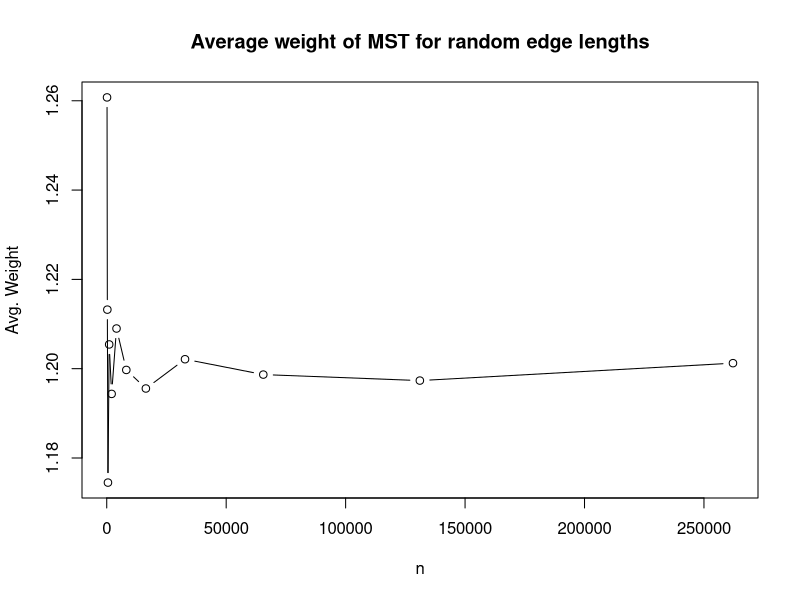
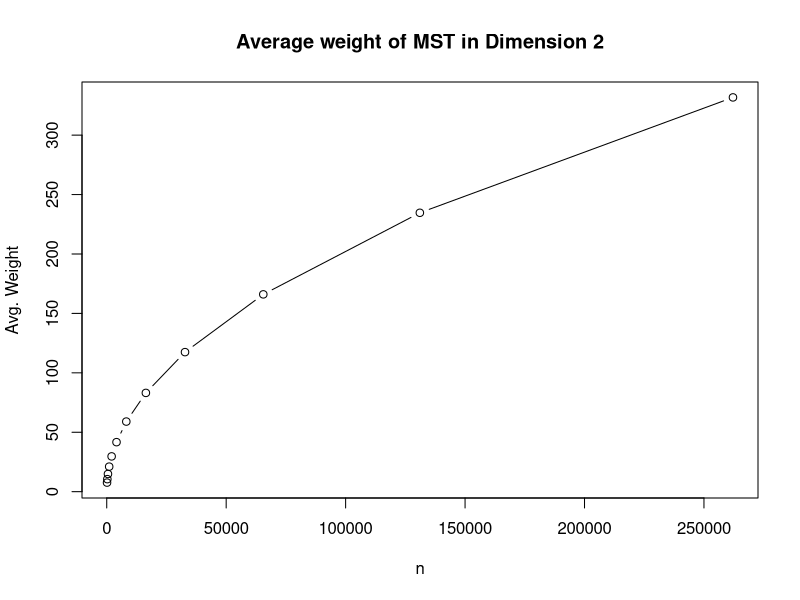
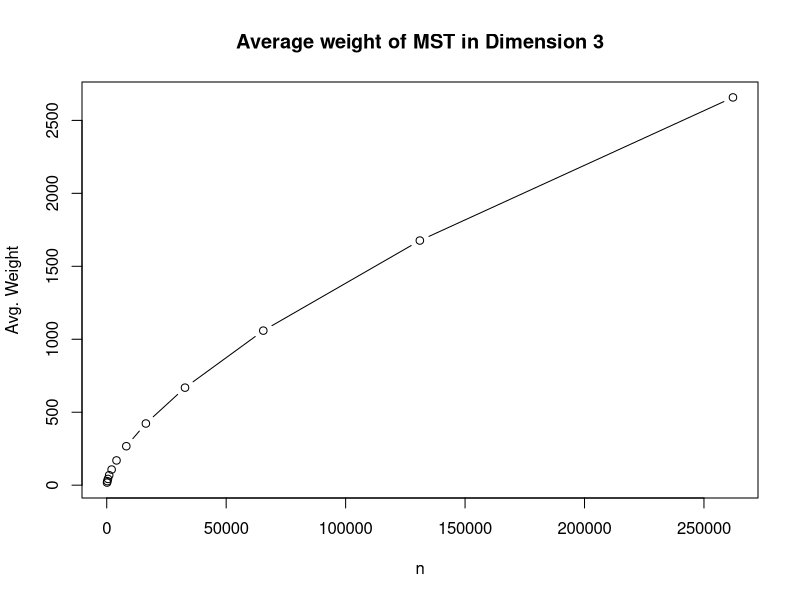
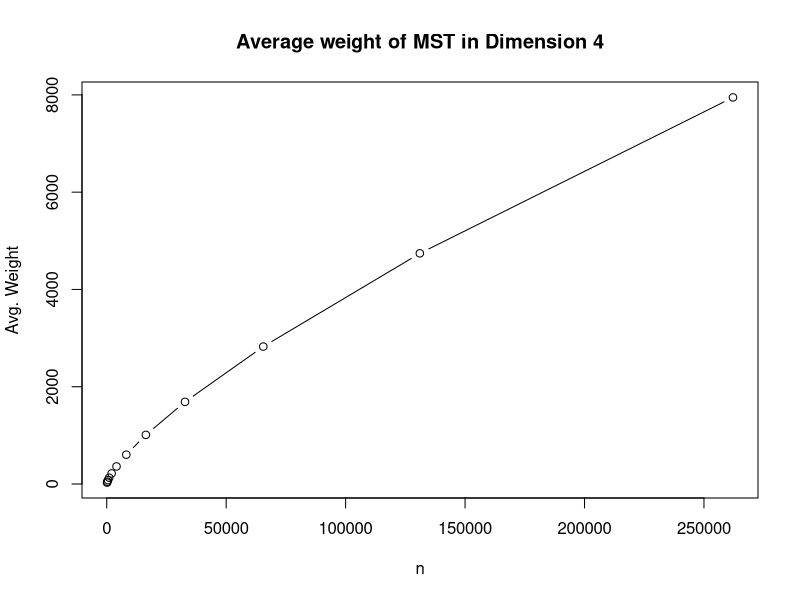
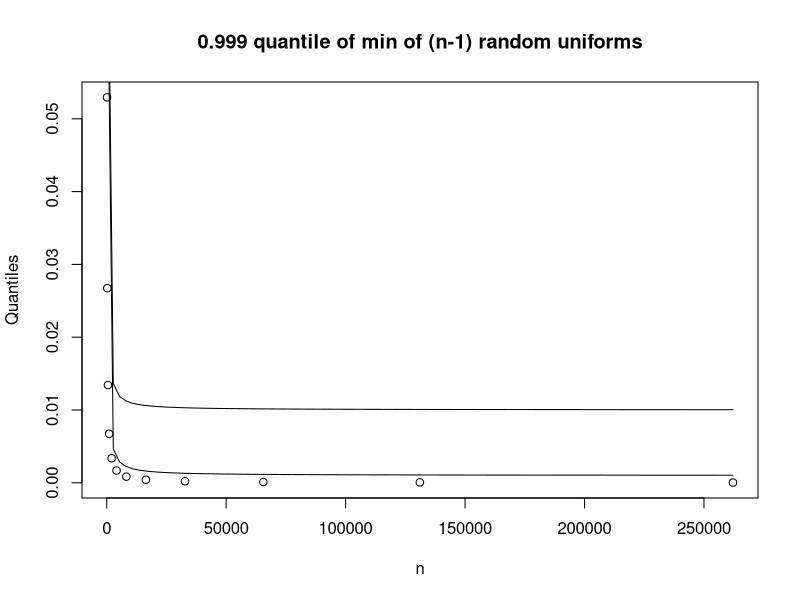

Write R code to recreate these figures, in order.
# D1
d1 <- c(1.260755,
        1.213225,
        1.174489,
        1.205431,
        1.194353,
        1.208997,
        1.199721,
        1.195563,
        1.202116,
        1.198678,
        1.197336,
        1.201236
)

# D2
d2 <- c(7.647711,
        10.542806, 
        14.902179, 
        21.077896, 
        29.690281, 
        41.673500, 
        58.996269, 
        83.113731, 
        117.424240,
        166.031342,
        234.670700,
        331.748474
)
# D3
d3 <- c(17.743305,
        27.612823,
        42.970650,
        68.340012,
        107.086990,
        169.648270,
        267.046692,
        422.624451,
        668.387207,
        1059.177002,
        1676.587891,
        2657.501221
)

# D4
d4 <- c(28.743078,
        46.845009,
        78.330147,
        129.268555,
        216.691132,
        360.736938,
        602.683228,
        1010.026550,
        1688.964111,
        2825.677490,
        4742.051758,
        7948.265625)

n <- c(128,256,512,1024,2048,4096,8192,16384,32768,65536,131072,262144)


plot(n, d1, type="b", main="Average weight of MST for random edge lengths", ylab="Avg. Weight")
plot(n, d2, type="b", main="Average weight of MST in Dimension 2", ylab="Avg. Weight")
plot(n, d3, type="b", main="Average weight of MST in Dimension 3", ylab="Avg. Weight")
plot(n, d4, type="b", main="Average weight of MST in Dimension 4", ylab="Avg. Weight")

n

genguess <- function(x) {
  1^2 *10 / x + 0.01 + (1-1) * 0.05
}

guess <- function(x) {
  10/x + 0.001
}

plot(n, qbeta(0.999, 1, n-1), main="0.999 quantile of min of (n-1) random uniforms", ylab = "Quantiles", xlab="n")
guess(n) - qbeta(0.999, 1, n)
curve(guess, add = TRUE)
curve(genguess, add = TRUE)

